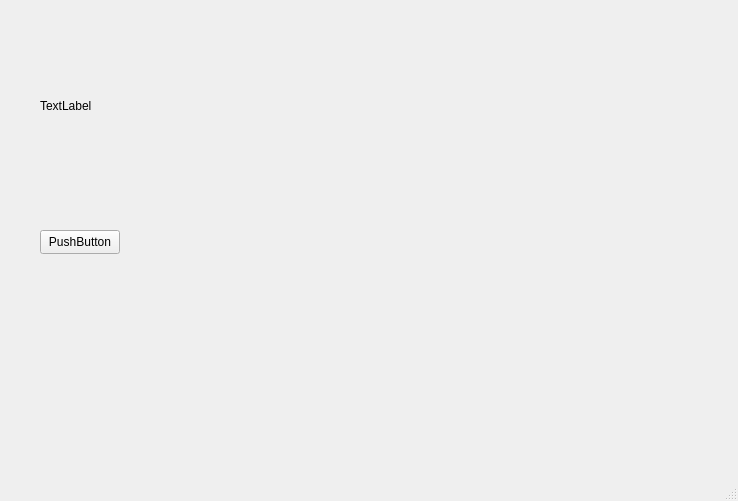
<?xml version="1.0" encoding="UTF-8"?>
<ui version="4.0">
 <class>MainWindow</class>
 <widget class="QMainWindow" name="MainWindow">
  <property name="geometry">
   <rect>
    <x>0</x>
    <y>0</y>
    <width>738</width>
    <height>501</height>
   </rect>
  </property>
  <property name="windowTitle">
   <string>MainWindow</string>
  </property>
  <widget class="QWidget" name="centralwidget">
   <widget class="QLabel" name="label">
    <property name="geometry">
     <rect>
      <x>40</x>
      <y>30</y>
      <width>591</width>
      <height>151</height>
     </rect>
    </property>
    <property name="text">
     <string>TextLabel</string>
    </property>
   </widget>
   <widget class="QPushButton" name="pushButton">
    <property name="geometry">
     <rect>
      <x>40</x>
      <y>230</y>
      <width>80</width>
      <height>24</height>
     </rect>
    </property>
    <property name="text">
     <string>PushButton</string>
    </property>
   </widget>
  </widget>
  <widget class="QMenuBar" name="menubar">
   <property name="geometry">
    <rect>
     <x>0</x>
     <y>0</y>
     <width>738</width>
     <height>21</height>
    </rect>
   </property>
  </widget>
  <widget class="QStatusBar" name="statusbar"/>
 </widget>
 <resources/>
 <connections/>
</ui>
